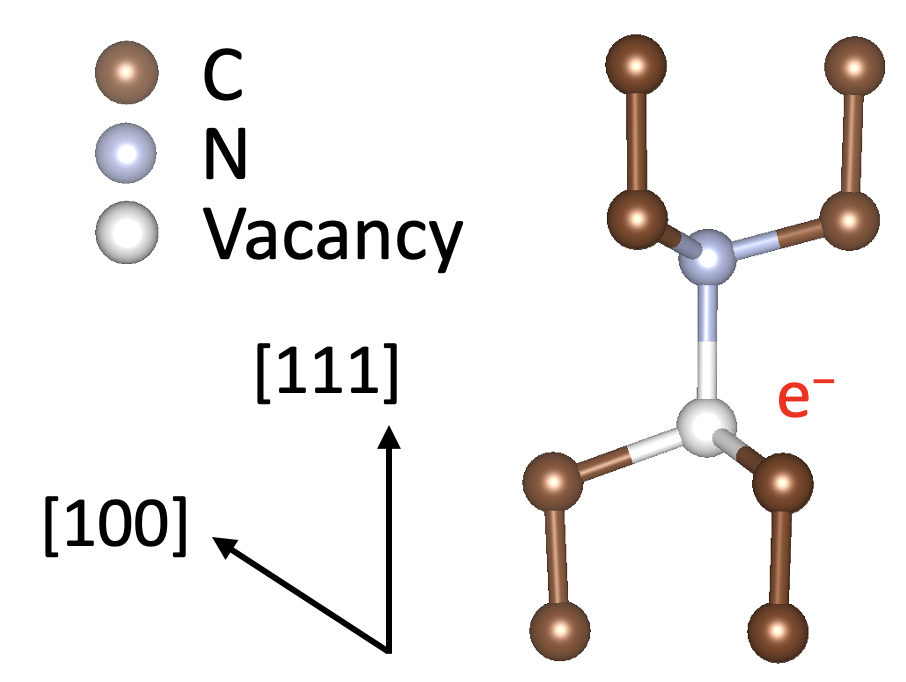
#> input picture 2022/NV_singlet_spectra/Scripts/Plot-Fig-1/NV.png, 906 x 682 px
$ python Plot-Fig-1.py
#> lines starting #> are read from the running program, lines starting #| are printed output that depends on the picture
#!/usr/bin/env python

import sys
import numpy as np
import matplotlib.pyplot as plt
plt.rcParams.update({'font.size': 11})
import matplotlib.patches as patches
from matplotlib.lines import Line2D
from matplotlib.gridspec import GridSpec
import os
from matplotlib.cbook import get_sample_data
from mpl_toolkits.axes_grid1.inset_locator import inset_axes
from matplotlib import cm
from matplotlib.patches import ConnectionPatch
import numpy.polynomial.hermite as Herm
import math
import os

current_working_directory = os.getcwd()

########
# Plot #
########

fig = plt.figure(figsize=(10, 5))

gs = GridSpec(nrows=2, ncols=4, height_ratios=[1, 0.8],
                                width_ratios=[1.6, 1., 0.05, 2],
                                hspace=0.1, wspace=0.25,
                                left=0.05, right=0.9,
                                bottom=0.02, top=0.98)

ax1 = fig.add_subplot(gs[0,0])
ax2 = fig.add_subplot(gs[0,1])
ax3 = fig.add_subplot(gs[1,:2])

ax = fig.add_subplot(gs[:,3])

######
# NV #
######

ax1.axis('off')
ax1.set_xlim((0,1))
ax1.set_ylim((0,1))
cwd = os.getcwd()
im1 = plt.imread(get_sample_data(current_working_directory + '/NV.png'))
#> im1 is the input picture: shape (682, 906, 4) float32; mean R, G, B, A 0.94, 0.931, 0.927, 1
newax = fig.add_axes([-0.12, 0.53, 0.33, 0.33], anchor='NE')
newax.imshow(im1)
newax.axis('off')
ax1.text(x=-0.29, y=1.0, s='a', weight='bold', fontsize=15)

#################
# defect levels #
#################

# DDH
hhPS = np.array([12.6320, 18.3370])
hhup = np.array([13.3071, 14.4298, 14.4298])
hhdown = np.array([14.2228, 17.4324, 17.4324])
hhup = hhup - hhPS[0]
hhdown = hhdown - hhPS[0]

my_ylim = np.array([-0.7, 6.4])

ax2.fill_between(np.linspace(0,1,10), [my_ylim[0] for i in range(10)], [hhPS[0]-hhPS[0] for i in range(10)], color='dodgerblue', alpha=0.3)
ax2.fill_between(np.linspace(0,1,10), [my_ylim[1] for i in range(10)], [hhPS[1]-hhPS[0] for i in range(10)], color='grey', alpha=0.3)
ax2.axvline(x=0.5, ymin=0, ymax=1, color='black', linestyle='--', linewidth=0.5)

ax2.text(x=0.87, y=5.8, s='CB', ha='center')
ax2.text(x=0.87, y=-0.5, s='VB', ha='center')

ax2.axhline(y=hhup[0], xmin=0.19, xmax=0.31, color='black', linestyle='-', linewidth=1.5)
ax2.text(x=0.1, y=hhup[0]+0.45, s='$a_1$', va='center', color='red')
ax2.axhline(y=hhup[1], xmin=0.31, xmax=0.43, color='black', linestyle='-', linewidth=1.5)
ax2.axhline(y=hhup[2], xmin=0.07, xmax=0.19, color='black', linestyle='-', linewidth=1.5)
ax2.text(x=0.05, y=hhup[1]+0.55, s='$e_x$', va='center', color='red')
ax2.text(x=0.3, y=hhup[1]+0.55, s='$e_y$', va='center', color='red')

ax2.axhline(y=hhdown[0], xmin=0.69, xmax=0.81, color='black', linestyle='-', linewidth=1.5)
ax2.text(x=0.6, y=hhdown[0]+0.35, s='$\overline{a}_1$', va='center', color='red')
ax2.axhline(y=hhdown[1], xmin=0.81, xmax=0.93, color='black', linestyle='-', linewidth=1.5)
ax2.axhline(y=hhdown[2], xmin=0.57, xmax=0.69, color='black', linestyle='-', linewidth=1.5)
ax2.text(x=0.55, y=hhdown[1]+0.35, s='$\overline{e}_x$', va='center', color='red')
ax2.text(x=0.8, y=hhdown[1]+0.35, s='$\overline{e}_y$', va='center', color='red')

ax2.arrow(0.25, hhup[0]-0.23, 0., 0.4, head_width=0.02, head_length=0.1, color='red')
ax2.arrow(0.13, hhup[1]-0.23, 0., 0.4, head_width=0.02, head_length=0.1, color='red')
ax2.arrow(0.37, hhup[2]-0.23, 0., 0.4, head_width=0.02, head_length=0.1, color='red')
ax2.arrow(0.75, hhdown[0]+0.23, 0., -0.4, head_width=0.02, head_length=0.1, color='red')

ax2.set_xlim([0,1])
ax2.set_ylim(my_ylim)
ax2.tick_params(direction='in')
ax2.yaxis.set_ticks_position('both')
ax2.set_xticks([])

ax2.set_ylabel("Energy (eV)", labelpad=10, fontsize=12)

ax2.text(x=-0.32, y=1.0 * 7.1 - 0.7, s='b', weight='bold', fontsize=15)

###############
# KS orbitals #
###############

ax3.axis('off')
ax3.set_xlim((0,1))
ax3.set_ylim((0,1))
cwd = os.getcwd()
im2 = plt.imread(get_sample_data(current_working_directory + '/KS-orbitals.png'))
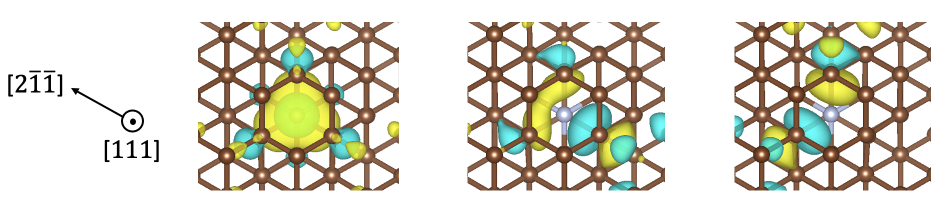
#> input picture 2022/NV_singlet_spectra/Scripts/Plot-Fig-1/KS-orbitals.png, 1878 x 410 px (shown at 1/2 size)
#> im2 is the input picture: shape (410, 1878, 4) float32; mean R, G, B, A 0.853, 0.841, 0.794, 1
newax = fig.add_axes([-0.155, 0.02, 0.7, 0.25], anchor='NE')
newax.imshow(im2)
newax.axis('off')
ax3.text(x=-0.156, y=0.75, s='c', weight='bold', fontsize=15)
ax3.text(x=0.22, y=0.65, s='$\overline{a}_1$', color='red')
ax3.text(x=0.585, y=0.65, s='$\overline{e}_x$', color='red')
ax3.text(x=0.95, y=0.65, s='$\overline{e}_y$', color='red')

######
# CC #
######

def QUA(x,a,b,c):
    return a * (x - b)**2 + c

def QUA_1(x):
    return QUA(x, 1, 0, 0)

def QUA_2(x):
    return QUA(x, 1, 1, 9)

def QUA_3(x):
    return QUA(x, 1.2, 0.2, 6.8)

def QUA_4(x):
    return QUA(x, 0.8, 0.8, 2.2)

def BACK_L_1(x):
    return -np.sqrt(x)

def BACK_R_1(x):
    return np.sqrt(x)

def BACK_L_2(x):
    return (1.4 - np.sqrt(1.4**2 - 2.8*(7.5-x))) / (1.4)

def BACK_R_2(x):
    return (1.4 + np.sqrt(1.4**2 - 2.8*(7.5-x))) / (1.4)

# gaussian function
def Gaussian(x, mu, sigma):
    pref = 1/np.sqrt(2*np.pi * sigma**2)
    expp = np.exp(-(x - mu)**2 / (2 * sigma**2))
    return pref * expp

# lorentzian function
def Lorentzian(x, mu, gamma):
    pref = 1/(np.pi * gamma)
    mp = gamma**2 / ((x - mu)**2 + gamma**2)
    return pref * mp

#Choose simple units
m=1.
hbar=1.

def hermite(x, w, n):
    xi = np.sqrt(m*w/hbar)*x
    herm_coeffs = np.zeros(n+1)
    herm_coeffs[n] = 1
    return Herm.hermval(xi, herm_coeffs)

def stationary_state(x, w, n):
    xi = np.sqrt(m*w/hbar)*x
    prefactor = 1./np.sqrt(2.**n * math.factorial(n)) * (m*w/(np.pi*hbar))**(0.25)
    psi = prefactor * np.exp(- xi**2 / 2) * hermite(x,w,n)
    return psi

# range of the main plot
xlimit = [-2,5]
ylimit = [-1,12]

# Paraballas
XAXIS_1 = np.linspace(-1.4,1.4,101,endpoint = True)
XAXIS_2 = np.linspace(-0.4,2.4,101,endpoint = True)
XAXIS_3 = np.linspace(-1.2,1.6,101,endpoint = True)
XAXIS_4 = np.linspace(-0.7,2.3,101,endpoint = True)
PRA_1 = np.zeros(101)
PRA_2 = np.zeros(101)
PRA_3 = np.zeros(101)
PRA_4 = np.zeros(101)
for i in range(101):
    PRA_1[i] = QUA_1(XAXIS_1[i])
    PRA_2[i] = QUA_2(XAXIS_2[i])
    PRA_3[i] = QUA_3(XAXIS_3[i])
    PRA_4[i] = QUA_4(XAXIS_4[i])

# Hide the right and top spines
ax.spines['right'].set_visible(False)
ax.spines['top'].set_visible(False)
ax.spines['left'].set_visible(False)
ax.spines['bottom'].set_visible(False)

# Hide ticks
ax.set_xticklabels([])
ax.set_yticklabels([])
ax.tick_params( axis='both', which='both', bottom=False,
    top=False, left=False, right=False, labelbottom=False)

# Axes
ax.arrow(x=xlimit[0]+0.1, y=ylimit[0]+0.15, dx=4.8-xlimit[0]-0.15, dy=0,
          color='black', width=0.01, length_includes_head=True,
          head_width=0.2, head_length=0.25, overhang=0.5)
ax.arrow(x=xlimit[0]+0.1, y=ylimit[0]+0.15, dy=ylimit[1]-ylimit[0]-0.15, dx=0,
          color='black', width=0.01, length_includes_head=True,
          head_width=0.15, head_length=0.35, overhang=0.5)

# Paraballes
# 3A2
ax.plot(XAXIS_1, PRA_1, linewidth=2., linestyle='-', color='black')
ax.text(x=-1.8, y=2.3, s='$^3A_2$', fontsize=12, weight='bold')
# 3E
ax.plot(XAXIS_2, PRA_2, linewidth=2., linestyle='-', color='black')
ax.text(x=-0.9, y=11.1, s='$^3E$', fontsize=12, weight='bold')
# 1A1
ax.plot(XAXIS_3, PRA_3, linewidth=2., linestyle='-', color='black')
ax.text(x=-1.3, y=9.5, s='$^1A_1$', fontsize=12, weight='bold')
# 1E
ax.plot(XAXIS_4, PRA_4, linewidth=2., linestyle='-', color='black')
ax.text(x=2.3, y=4.3, s='$^1E$', fontsize=12, weight='bold')


# 3A2 wavefunction
w = 1
for i in range(5):
    x = np.linspace(-3.3,3.3,100)
    y = stationary_state(x, w, i)
    x = x * 0.55
    y = y * 0.27 + 0.2 + 0.4*i
    ax.fill_between(x, 0.2+0.4*i, y, color='lightgray')

# 1A1 wavefunction
w = np.sqrt(1.2)
for i in range(4):
    x = np.linspace(-3.5,3.5,100)
    y = stationary_state(x, w, i)
    x = x * 0.55 + 0.2
    y = y * 0.27 + (0.2 + 0.4*i) * w + 6.8
    ax.fill_between(x, (0.2+0.4*i) * w + 6.8, y, color='lightgray')

# 3E wavefunction
w = 1
for i in range(4):
    x = np.linspace(-3.5,3.5,100)
    y = stationary_state(x, w, i)
    x = x * 0.55 + 1.0
    y = y * 0.24 + (0.2 + 0.4*i) * w + 9
    ax.fill_between(x, (0.2+0.4*i) * w + 9, y, color='lightgray')

# 1E wavefunction
w = np.sqrt(0.8)
for i in range(4):
    x = np.linspace(-3.5,3.5,100)
    y = stationary_state(x, w, i)
    x = x * 0.55 + 0.8
    y = y * 0.24 + (0.2 + 0.4*i) * w + 2.2
    ax.fill_between(x, (0.2+0.4*i)*w + 2.2, y, color='lightgray')

# Arrows for transitions from 3E to 3A2
start = 0.35
stop = 1.0
number_of_lines = 16
cm_subsection = np.linspace(start, stop, number_of_lines)
colors = [ cm.jet(x) for x in cm_subsection ]
for i in range(5):
    ax.plot(1.4-0.13*i, 9+0.2, linewidth=0, marker='o', markersize=3, color=colors[i])
    ax.arrow(x=1.4-0.13*i, y=9+0.2,
          dx=0, dy=-8.8 - 0.2 + 0.4*i + 0.02,
          color=colors[i], width=0.015, length_includes_head=True,
          head_width=0.1, head_length=0.3, overhang=0.6)


## Abs 1E to 1A1
for i in range(4):
    ax.plot(0.46-0.13*i, 2.2+0.2*np.sqrt(0.8), linewidth=0, marker='o', markersize=3, color=colors[-i+10])
    ax.arrow(x=0.46-0.13*i, y=2.2+0.2*np.sqrt(1.2),
          dx=0, dy=4.6 - 0.2*np.sqrt(0.8) + (0.2 + 0.4*i)*np.sqrt(1.2) - 0.08,
          color=colors[-i+10], width=0.015, length_includes_head=True, linestyle='-',
          head_width=0.1, head_length=0.3, overhang=0.6)


ax.set_ylim((ylimit))
ax.set_xlim((xlimit))
ax.set_xlabel('Configuration Coordinate', fontsize=12)
ax.xaxis.set_label_coords(0.5, -0.0)
ax.set_ylabel('Energy', fontsize=12)
ax.tick_params(direction='in')

axins = inset_axes(ax, width="100%", height="100%",
                   bbox_to_anchor=(3.7, -0.74, 2.5, 3.6+0.2*np.sqrt(1)+0.9+0.1),
                   bbox_transform=ax.transData, loc=2, borderpad=0)
# fc factors
fc_int = np.array([0.03856348227809676,
                   0.1303773051198606,
                   0.2153685650317733,
                   0.2315808611785081,
                   0.18219392072730664,
                   0.11176114658214611,
                   0.055622683129708646,
                   0.023075938606841057,
                   0.008136312497498676,
                   0.002473431064750208,
                   0.0006554043282670026])

for i in range(5):
    axins.axhline(y=0.2+i*0.4, xmin=0.036, xmax=fc_int[i]/max(fc_int)*0.6,
                  color=colors[i], linestyle='-', linewidth=1.3)

# inset limit
inset_xlimit = [0,1]
inset_ylimit = [-0.74,0.9 - 0.74 + 3.6+0.2*np.sqrt(1)+0.1]
axins.set_xlim((inset_xlimit[0],inset_xlimit[1]))
axins.set_ylim((inset_ylimit[0],inset_ylimit[1]))

# PL line shape
eneaxis = np.linspace(-0.5,3.8,1000)
gf = np.zeros(1000)
freq = np.zeros(11)
sigma=0.12
gamma=0.014
for i in range(1,11):
    freq[i] = 0.2 + i*0.4
    gf[:] = gf[:] + fc_int[i] * Gaussian(eneaxis[:], freq[i], sigma)
gf[:] = gf[:] + fc_int[0] * Lorentzian(eneaxis[:], 0.2, gamma)
gf[:] = gf[:] + 0.025
axins.plot(gf/max(gf)/1.2, eneaxis, color='black', linestyle='-', linewidth=1)

# Hide the right and top spines
axins.spines['right'].set_visible(False)
axins.spines['top'].set_visible(False)
axins.spines['left'].set_visible(False)
axins.spines['bottom'].set_visible(False)

# Hide the ticks
axins.set_xticklabels([])
axins.set_yticklabels([])
axins.tick_params( axis='both', which='both', bottom=False,
    top=False, left=False, right=False, labelbottom=False)

# Axes
axins.arrow(x=inset_xlimit[0]+0.025, y=inset_ylimit[1]-0.1, dx=inset_xlimit[1]-inset_xlimit[0]-0.1, dy=0,
          color='black', width=0.001, length_includes_head=True,
          head_width=0.15, head_length=0.1, overhang=0.5)
axins.arrow(x=inset_xlimit[0]+0.025, y=inset_ylimit[1]-0.1, dy=inset_ylimit[0]-inset_ylimit[1]+0.3, dx=0,
          color='black', width=0.001, length_includes_head=True,
          head_width=0.04, head_length=0.4, overhang=0.5)

# Axes labels
axins.set_xlabel('Photoluminescence', fontsize=10)
axins.xaxis.set_label_coords(0.45, 1.02)
axins.xaxis.set_label_position('top')
axins.set_ylabel('Photon Energy', fontsize=10, rotation=270)
axins.yaxis.set_label_coords(-0.15, 0.55)

axins = inset_axes(ax, width="100%", height="100%",
                   bbox_to_anchor=(3.7, 6.4, 2.5, 3.6+0.2*np.sqrt(1.2)+0.9+0.1),
                   bbox_transform=ax.transData, loc=2, borderpad=0)
# fc factors
fc_int2 = np.array([0.08856348227809676,
                   0.2603773051198606,
                   0.2153685650317733,
                   0.1215808611785081,
                   0.06219392072730664,
                   0.02176114658214611,
                   0.0055622683129708646,
                   0.0023075938606841057,
                   0.008136312497498676,
                   0.002473431064750208,
                   0.0006554043282670026])

for i in range(4):
    axins.axhline(y=6.8+(i+0.5)*0.4*np.sqrt(1.2), xmin=0.036, xmax=fc_int2[i]/max(fc_int2)*0.3,
                  color=colors[-i+10], linestyle='-', linewidth=1.3)

# inset limit
inset_xlimit = [0,1]
inset_ylimit = [6.4,6.4+3.6+0.2*np.sqrt(1.2)+1]
axins.set_xlim((inset_xlimit[0],inset_xlimit[1]))
axins.set_ylim((inset_ylimit[0],inset_ylimit[1]))

# PL line shape 2
eneaxis2 = np.linspace(6.6,10,1000)
gf2 = np.zeros(1000)
freq = np.zeros(11)
sigma=0.12
gamma=0.014
for i in range(1,8):
    freq[i] =  6.8 + (i+0.5)*0.4*np.sqrt(1.2)
    gf2[:] = gf2[:] + fc_int2[i] * Gaussian(eneaxis2[:], freq[i], sigma)
gf2[:] = gf2[:] + fc_int2[0] * Lorentzian(eneaxis2[:], 6.8 + (0.5)*0.4*np.sqrt(1.2), gamma)
gf2[:] = gf2[:] + 0.06
axins.plot(gf2/max(gf2)/1.2, eneaxis2, color='black', linestyle='-', linewidth=1)

# Hide the right and top spines
axins.spines['right'].set_visible(False)
axins.spines['top'].set_visible(False)
axins.spines['left'].set_visible(False)
axins.spines['bottom'].set_visible(False)

# Hide the ticks
axins.set_xticklabels([])
axins.set_yticklabels([])
axins.tick_params( axis='both', which='both', bottom=False,
    top=False, left=False, right=False, labelbottom=False)

# Axes
axins.arrow(x=inset_xlimit[0]+0.025, y=inset_ylimit[0]+0.1, dx=inset_xlimit[1]-inset_xlimit[0]-0.1, dy=0,
          color='black', width=0.001, length_includes_head=True,
          head_width=0.15, head_length=0.1, overhang=0.5)
axins.arrow(x=inset_xlimit[0]+0.025, y=inset_ylimit[0]+0.1, dy=inset_ylimit[1]-inset_ylimit[0]-0.3, dx=0,
          color='black', width=0.001, length_includes_head=True,
          head_width=0.04, head_length=0.4, overhang=0.5)

# Axes labels
axins.set_xlabel('Absorption', fontsize=10)
axins.xaxis.set_label_coords(0.45, -0.06)
axins.xaxis.set_label_position('top')
axins.set_ylabel('Photon Energy', fontsize=10, rotation=270)
axins.yaxis.set_label_coords(-0.15, 0.45)

def draw_brace(ax, yspan):
#    Draws an annotated brace on the axes.
    ymin, ymax = yspan
    yspan = ymax - ymin
    ax_ymin, ax_ymax = ax.get_ylim()
    yax_span = ax_ymax - ax_ymin
    xmin, xmax = ax.get_xlim()
    xspan = xmax - xmin
    resolution = int(yspan/yax_span*100)*2+1 # guaranteed uneven
    beta = 300./yax_span # the higher this is, the smaller the radius
    y = np.linspace(ymin, ymax, resolution)
    y_half = y[:resolution//2+1]
    x_half_brace = (1/(1.+np.exp(-beta*(y_half-y_half[0])))
                    + 1/(1.+np.exp(-beta*(y_half-y_half[-1]))))
    x = np.concatenate((x_half_brace, x_half_brace[-2::-1]))
    x = xmin + (.05*x - .01)*xspan + 0.75 # adjust vertical position
    ax.autoscale(False)
    ax.plot(x, y, color='black', lw=1)

draw_brace(axins, (0.5, 3.5))
draw_brace(axins, (4, 6))


ax.text(x=-2.9, y=11.98, s='d', weight='bold', fontsize=15)


plt.savefig('Fig-1.pdf',dpi=300,bbox_inches='tight' )
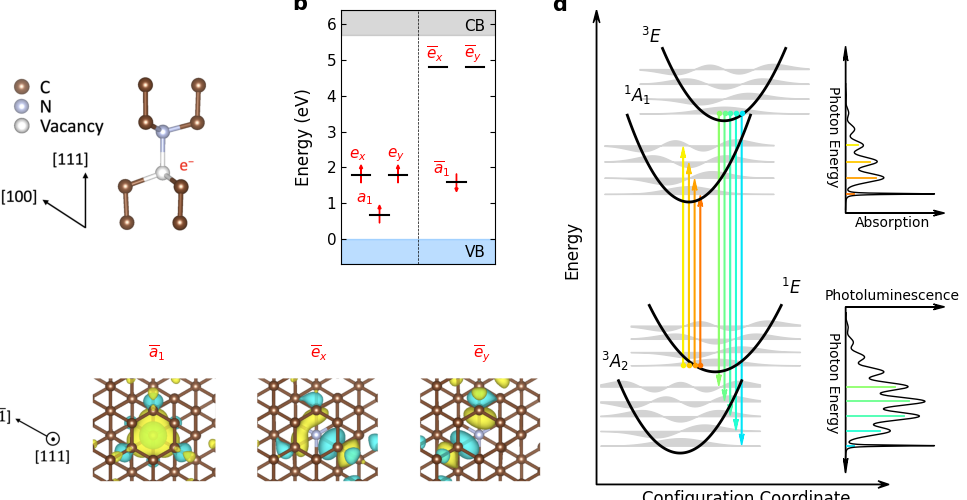
#> figure drawn by matplotlib, 6 panels
plt.show()
